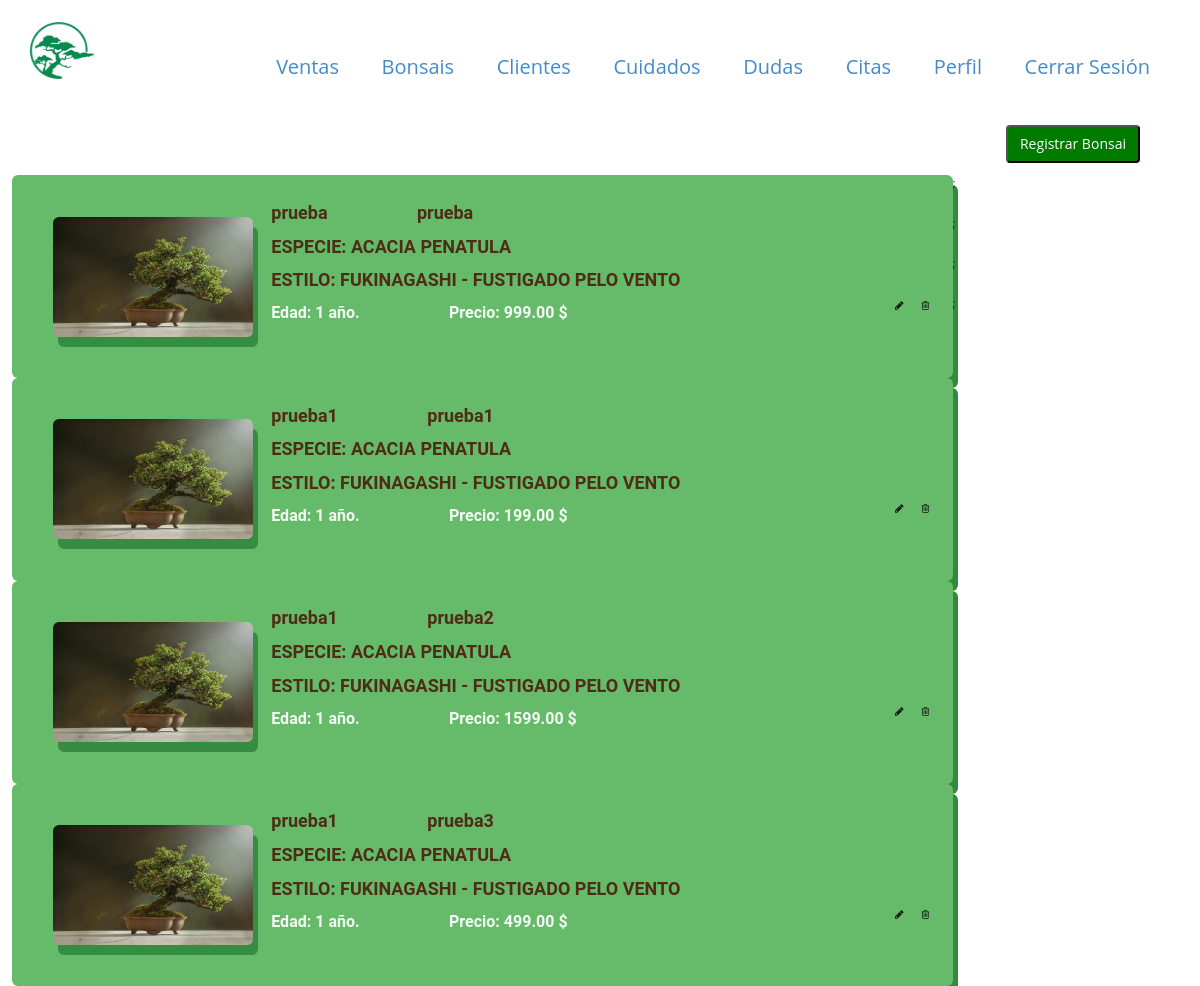
The page /app/vista/listaBonsais.php (signed in) on the database its author committed.
### tables this page shows
CREATE TABLE `bonsai` (
  `id_bonsai` int(5) NOT NULL,
  `imagenBonsai` varchar(250) NOT NULL,
  `id_especie` int(5) NOT NULL,
  `estilo` int(1) NOT NULL,
  `nombreCientifico` varchar(50) NOT NULL,
  `nombreComun` varchar(50) NOT NULL,
  `edad` varchar(50) NOT NULL,
  `precio` float NOT NULL
);

CREATE TABLE `especie` (
  `id_especie` int(5) NOT NULL,
  `nombreEspecie` varchar(50) NOT NULL
);

### app/modelo/estilo.php (called while the page is built, shortened)
<?php
 class Estilo {
    public static function obtenerValores($estilo) {
        $cadena = '';
        switch ($estilo) {
            case 1:
                $cadena = 'FUKINAGASHI - FUSTIGADO PELO VENTO';
                break;
        }
     return $cadena;
    }
}

### app/vista/listaBonsais.php (the view, shortened to what this page needs)
<?php
require_once "../../configuracion/env.php";
require_once "../../app/modelo/estilo.php";
include URL_CONTROLADORES . "carrito.php";
?>
<!DOCTYPE html>
<html lang="en">
<head>
    <link rel="stylesheet" href="https://maxcdn.bootstrapcdn.com/bootstrap/4.0.0/css/bootstrap.min.css">
    <link rel="stylesheet" href="../../publico/css/nicepage.css" media="screen">
    <link rel="stylesheet" type="text/css" href="<?php echo URL_CSS?>listaBonsais.css">
    <link rel="stylesheet" type="text/css" href="publico/css/bootstrap.css">
    <link rel="stylesheet" href="https://cdnjs.cloudflare.com/ajax/libs/font-awesome/4.7.0/css/font-awesome.min.css">
</head>
<body class="u-body">
    <?php
    include "../../app/vista/plantilla/menuAdmin.php";
    ?>
    <br>
    <div class='contenedor'>
        <div class="contenedor-margen alinear-derecha">
            <button type="button" class="boton-cita" id="registrarBonsai"><a href="<?php echo URL_VISTAS ?>registrarBonsai.php">Registrar Bonsai</a></button>
        </div>
        <?php
        $sql = "SELECT * FROM bonsai";
        if ($result = $mysqli->query($sql)) {
            if ($result->num_rows > 0) {
                while ($row = $result->fetch_array()) {
                    $especieaux = $row['id_especie'];
                    $consulta = "SELECT nombreEspecie FROM especie where id_especie = $especieaux";
                    $result2 = $mysqli2->query($consulta);
                    $especie = $result2->fetch_array();
                    $estilo = new Estilo();
                    echo "<div class='bonsaiInformation'>;";
                    echo "<div class='bonsaiSegment' >";
                    echo "<img src='" . $row['imagenBonsai'] . "' alt='Not Found' onerror=this.src='../../publico/bonsais/Error.png' width='200' height='120' class='imagenB'>";
                    echo "<label class='nameFont quantity' for=''>" . $row['nombreCientifico'] . "</label>";
                    echo "<label class='nameFont' for=''>" . $row['nombreComun'] . "</label>";
                    echo "<div>";
                    echo "<label class='nameFont quantity' for=''> ESPECIE: " . $especie['nombreEspecie'] . "</label>";
                    echo "<label class='nameFont' for=''> ESTILO: " . $estilo->obtenerValores($row['estilo']) . "</label>";
                    echo "</div>";
                    echo "<div >";
                    echo "<label class='quantity infoFont''for=''>" . "Edad: " . $row['edad'] . "</label>";
                    echo "<label class='infoFont quantity' for=''>" . "Precio: " . $row['precio'] . ".00 $</label>";
                    echo "<i class='fa fa-trash-o  icons' aria-hidden='true'
          onclick='javascript:confirmationDelete($(this));return false;' href='../../app/controlador/eliminarBonsais.php?id=" . $row['id_bonsai'] . "'></i>";
                    echo "<i class='fa fa-pencil icons' aria-hidden='true'
          onclick='javascript:confirmationEdit($(this));return false;' href='../../app/controlador/editarBonsais.php?id=" . $row['id_bonsai'] . "'> </i>";
                    echo "</div>";
                    echo "</div>";
                    echo "</div>";
                }
            } else {
                echo "<p class='lead'><em>No Hay elementos en la base de datos.</p>";
            }
        } else {
            echo "ERROR: Could not able to execute $sql. " . $mysqli->error;
        }
        ?>
    </div>
</body>
</html>

### publico/css/listaBonsais.css (style rules this page uses)
.bonsaiSegment { float:inline-start; width: 80%; padding: 2%; display: block; }
.quantity { margin-right: 10%; }
.contenedor { display:block; height: 75vh; }
.imagenB { float: left; display: block; margin: 2%; opacity: 93%; }
.icons { margin-left: 2%; float: right; cursor: pointer; }
.imagenB, .bonsaiSegment { background-color: #66bb6a; box-shadow: 5px 10px #338a3e; display: inline-block; border-radius: 6px; transition: 0.3s all; }
.infoFont { font-family: 'Roboto', sans-serif; color: rgba(255, 255, 255, 0.925); font-size: medium; }
.nameFont { font-family: 'Roboto', sans-serif; color: rgba(77, 39, 19, 0.966); font-size: large; }
.bonsaiInformation { width:100%; padding: 1%; border-color: rgb(0, 0, 0); }
:root { --grad-1: rgba(70, 185, 95, 0.836); --grad-2: rgba(108, 161, 72, 0.795); }
body { left: 0; top: 0; right: 0; bottom: 0; background-size: cover; background: rgba(128, 179, 171, 0); }

### rows shown on the page
bonsai: imagenBonsai (placeholder picture), nombreCientifico "prueba", nombreComun "prueba", id_especie.nombreEspecie "ACACIA PENATULA", estilo "FUKINAGASHI - FUSTIGADO PELO VENTO", edad "1 año.", precio "999"
bonsai: imagenBonsai (placeholder picture), nombreCientifico "prueba1", nombreComun "prueba1", id_especie.nombreEspecie "ACACIA PENATULA", estilo "FUKINAGASHI - FUSTIGADO PELO VENTO", edad "1 año.", precio "199"
bonsai: imagenBonsai (placeholder picture), nombreCientifico "prueba1", nombreComun "prueba2", id_especie.nombreEspecie "ACACIA PENATULA", estilo "FUKINAGASHI - FUSTIGADO PELO VENTO", edad "1 año.", precio "1599"
bonsai: imagenBonsai (placeholder picture), nombreCientifico "prueba1", nombreComun "prueba3", id_especie.nombreEspecie "ACACIA PENATULA", estilo "FUKINAGASHI - FUSTIGADO PELO VENTO", edad "1 año.", precio "499"
